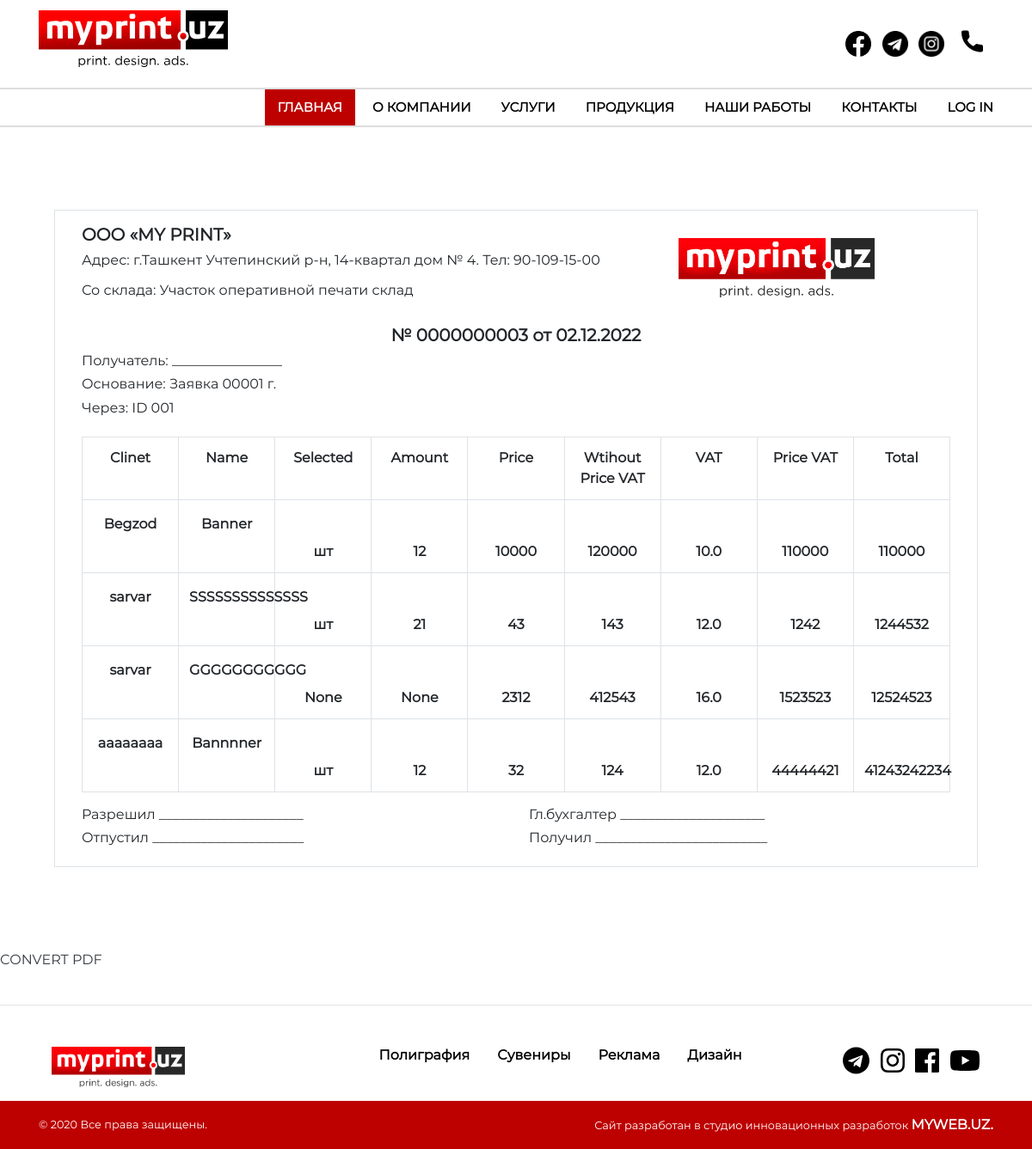
Screenshot of /en/list/ with the database file from the repository.
### myprint/models.py (models this page shows, shortened)
class OrderForm(models.Model):
    student = models.ForeignKey(Customer, related_name = "orders", on_delete=models.CASCADE)
    Product_Status = (
        ('шт', 'шт'),
        ('усл', 'усл'),
    )
    name = models.CharField(_('name'), max_length=65, blank=True, null=True)
    status_order = models.CharField(_('status_order'), max_length=20, choices=Product_Status, default='шт', null=True, blank=True)
    amount = models.IntegerField(_('amount'), blank=True, null=True)
    price = models.PositiveIntegerField(_('price'), blank=True, null=True)
    price_free_VAT = models.PositiveIntegerField(_('price_free_VAT'), blank=True, null=True)
    VAT = models.FloatField(_('VAT'), blank=True, null=True)
    price_with_VAT = models.PositiveIntegerField(_('price_with_VAT'), blank=True, null=True)
    total = models.PositiveIntegerField(_('total'), blank=True, null=True)
    total_price_with_VAT = models.PositiveIntegerField(_('total_price_with_VAT'), blank=True, null=True)
    total_price_ALL = models.PositiveIntegerField(_('total_price_ALL'), blank=True, null=True)
    class Meta:
        db_table = 'orders'

class Customer(models.Model):
    id_name_order = models.CharField(_('id_name_order'), max_length=300)
    client = models.CharField(_('client'), max_length=65)
    client_phone_number = models.CharField(_('client_phone_number'), max_length=65)
    manager_name = models.CharField(_('manager_name'), max_length=65)
    date_order = models.DateTimeField(_('date_order'), auto_now_add=False)
    ready_product_date_order = models.DateTimeField(_('ready_product_date_order'), auto_now_add=False)
    class Meta:
        db_table = 'customers'

### myprint/views.py (the view)
# urls.py: path('list/', list, name="list"),
def list(request):
    datas = OrderForm.objects.all()
    context = {'datas' : datas}
    return render(request, 'multi_forms/list.html', context=context)

### myprint/templates/multi_forms/list.html (shortened to what this page needs)
{% extends 'base.html' %}
{% load static %}
{% block content %}
<section class="container-fluid pt-5 pb-5">
  <div class="container p-5">
    <div class="row border p-3">
        <div class="col-12 col-sm-12 col-md-12 col-lg-6 col-xl-8">
          <h5 class="font-weight-bold">OOO  «MY PRINT»</h5>
          <h6>Адрес: г.Ташкент  Учтепинский р-н, 14-квартал дом № 4. Тел: 90-109-15-00</h6s>
          <p class="pt-3 h6 ">Со склада: Участок оперативной печати склад</p>
        </div>
        <div class="col-12 col-sm-12 col-md-12 col-lg-6 col-xl-3 p-3">
            <img src="img/logo.png" width="100%" alt="">
        </div>
        <div class="col-12 col-sm-12 col-md-12 col-lg-12 col-xl-12 ">
            <h5 class="text-center font-weight-bold pt-3">№ 0000000003 от  <span class="h5 font-weight-bold">02.12.2022</span></h5>
        </div>
        <div class="col-12 col-sm-12 col-md-12 col-lg-12 col-xl-12 ">
         <p class="h6">Получатель:  ________________</p>
         <p class="h6">Основание:   Заявка 00001     г.</p>
         <p class="h6">Через: ID  001</p>
      </div>
      <div class="col-12 col-sm-12 col-md-12 col-lg-12 col-xl-12 pt-3 text-center justify-content-center">
	<table class="table table-bordered">
     <tbody>
          <tr>
            <th>Clinet</th>
            <th>Name</th>
            <th>Selected</th>
            <th>Amount</th>
            <th>Price</th>
            <th>Wtihout Price VAT</th>
            <th>VAT</th>
            <th>Price VAT</th>
            <th>Total</th>
          </tr>
         {% for data in datas %}
           <tr>
            <td class="pt-3">{{data.student.client}}</td>
            <td class="pt-3">{{data.name}}</td>
            <td class="pt-5">{{data.status_order}}</td>
            <td class="pt-5">{{data.amount}}</td>
            <td class="pt-5">{{data.price}}</td>
            <td class="pt-5">{{data.price_free_VAT}}</td>
            <td class="pt-5">{{data.VAT}}</td>
            <td class="pt-5">{{data.price_with_VAT}}</td>
            <td class="pt-5">{{data.total}}</td>
           </tr>
         {% endfor %}
     </tbody>
    </table>
  </div>
  <div class="col-12 col-sm-12 col-md-12 col-lg-6 col-xl-6">
    <h6> Разрешил   _____________________</h6>
    <h6>Отпустил   ______________________</h6>
  </div>
  <div class="col-12 col-sm-12 col-md-12 col-lg-6 col-xl-6">
    <h6>Гл.бухгалтер  _____________________</h6>
    <h6>Получил  _________________________</h6>
  </div>
</div>
</div>
</section>
<p><a href="{% url 'myprint:create_pdf' %}" class="h6 text-dark">CONVERT PDF</a></p><br>
{% endblock %}

### static/css/style.css (style rules this page uses)
*, *::before, *::after { font-family: "Montserrat-Regular"; font-weight: 900; font-size: 16px; }
table { border: 1px solid rgb(255, 255, 255); border-collapse: collapse; margin: 0; padding: 0; width: 100%; table-layout: fixed; }
table tr { border: 1px solid #ddd; padding: .35em; }
table th, table td { padding: .625em; text-align: center; border: 1px solid #ddd; }
a, a:hover { text-decoration: none; }

### rows the page displays
OrderForm: student.client "Begzod", name "Banner", status_order "шт", amount "12", price "10000", price_free_VAT "120000", VAT "10.0", price_with_VAT "110000", total "110000"
OrderForm: student.client "sarvar", name "SSSSSSSSSSSSSS", status_order "шт", amount "21", price "43", price_free_VAT "143", VAT "12.0", price_with_VAT "1242", total "1244532"
OrderForm: student.client "sarvar", name "GGGGGGGGGGG", status_order "None", amount "None", price "2312", price_free_VAT "412543", VAT "16.0", price_with_VAT "1523523", total "12524523"
OrderForm: student.client "aaaaaaaa", name "Bannnner", status_order "шт", amount "12", price "32", price_free_VAT "124", VAT "12.0", price_with_VAT "44444421", total "41243242234"
